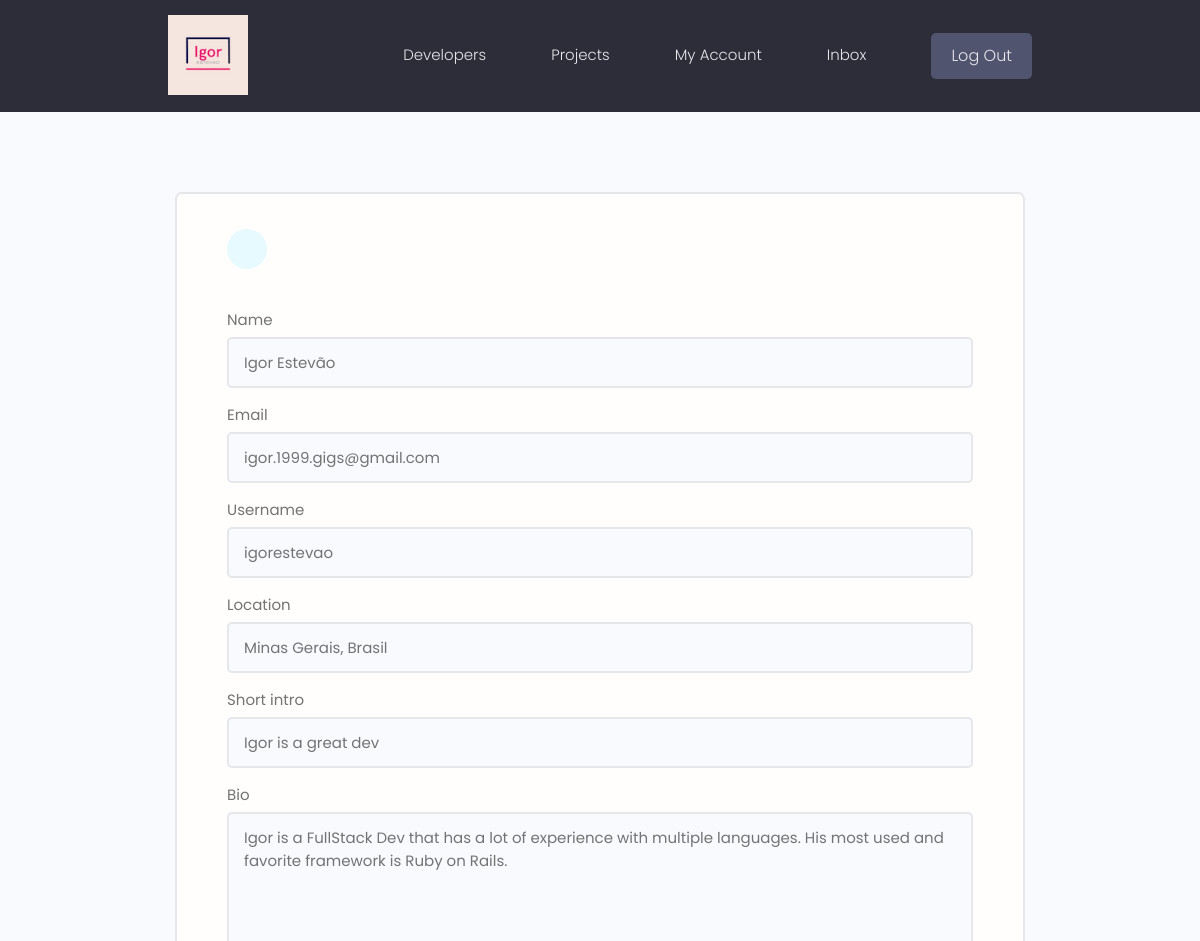
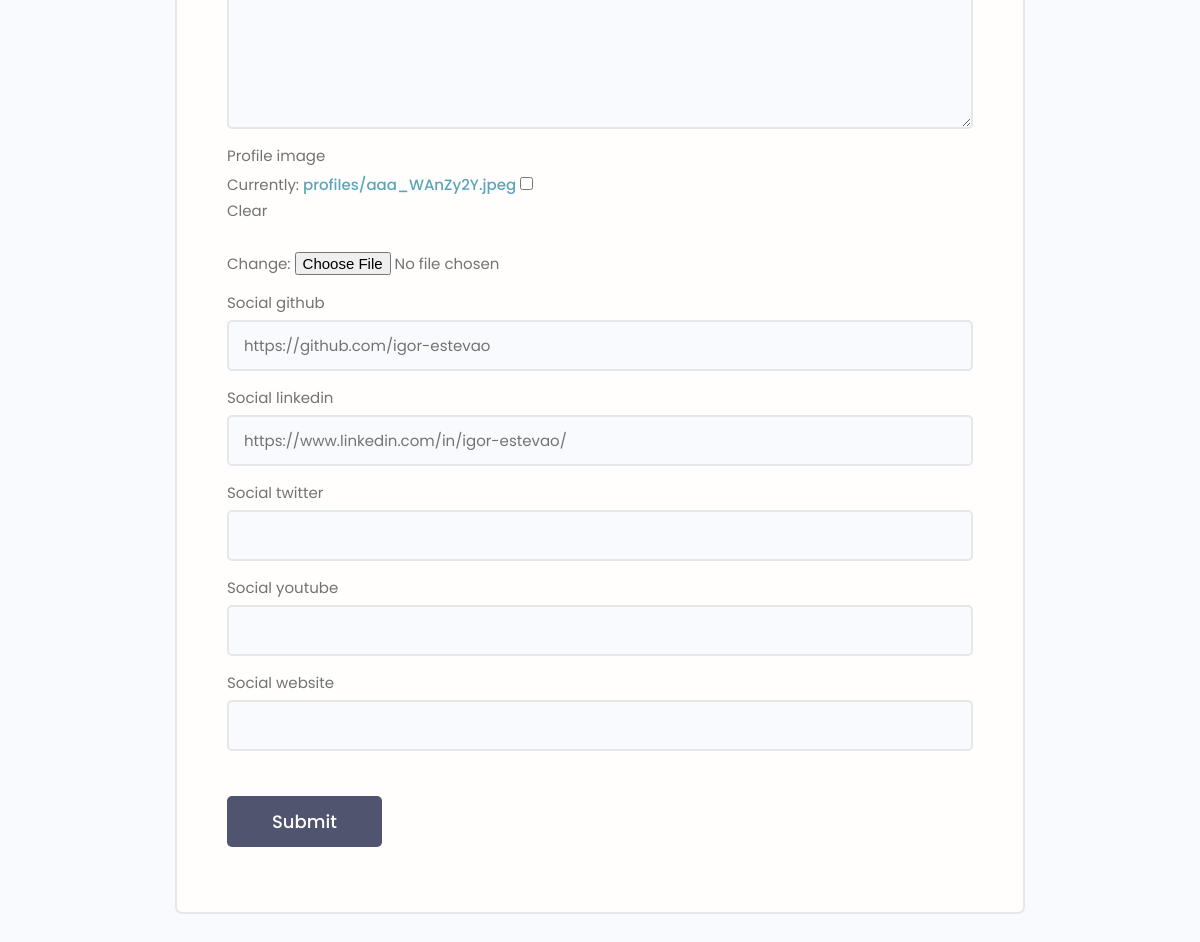
Screenshot of /edit_user_account (signed in) with the database file from the repository (2 pictures, top to bottom).
### users/models.py (models this page shows, shortened)
class Profile(models.Model):
  user = models.OneToOneField(User, on_delete=models.CASCADE, null=True, blank=True)
  name = models.CharField(max_length=200, null=True, blank=True)
  email = models.EmailField(max_length=500, null=False, blank=False)
  username = models.CharField(max_length=200, null=True, blank=True)
  location = models.CharField(max_length=200, null=True, blank=True)
  short_intro = models.CharField(max_length=200, null=True, blank=True)
  bio = models.TextField(null=True, blank=True)
  profile_image = models.ImageField(null=True, blank=True, upload_to="profiles/", default="profiles/default.png")
  social_github = models.CharField(max_length=200, null=True, blank=True)
  social_linkedin = models.CharField(max_length=200, null=True, blank=True)
  social_twitter = models.CharField(max_length=200, null=True, blank=True)
  social_youtube = models.CharField(max_length=200, null=True, blank=True)
  social_website = models.CharField(max_length=200, null=True, blank=True)
  created = models.DateTimeField(auto_now_add=True) #timestamps just like Rails
  id = models.UUIDField(default=uuid.uuid4, unique=True, primary_key=True, editable=False)
  class Meta:
    ordering = [ "-created" ]

### users/views.py (the view)
# urls.py: path("edit_user_account", views.edit_user_account, name="edit_user_account"),
@login_required(login_url="login")
def edit_user_account(request):
  profile = request.user.profile
  form = ProfileForm(instance=profile)
  if request.method == "POST":
    form = ProfileForm(request.POST, request.FILES, instance=profile)
    if form.is_valid():
      form.save()
      return redirect("account")
  context = { "form" : form }
  return render(request, "users/profile_form.html", context)

### users/forms.py
class ProfileForm(ModelForm):
  class Meta:
    model = Profile
    fields = [
      "name",
      "email",
      "username",
      "location",
      "short_intro",
      "bio",
      "profile_image",
      "social_github",
      "social_linkedin",
      "social_twitter",
      "social_youtube",
      "social_website"
     ]
  def __init__(self, *args, **kwargs):
    super(ProfileForm, self).__init__(*args, **kwargs)
    for name, field in self.fields.items():
      field.widget.attrs.update({"class":"input"})

### users/templates/users/profile_form.html (shortened to what this page needs)
{% extends "main.html" %}
{% block content %}
<main class="formPage my-xl">
  <div class="content-box">
      <div class="formWrapper">
          <a class="backButton" href="{% url 'account' %}"></a>
          <br>
          <form class="form" action="{% url 'edit_user_account' %}" method="POST" enctype="multipart/form-data">
            {% for field in form %}
              <div class="form__field">
                  <label for="formInput#text">{{ field.label }}</label>
                  {{ field }}
                </div>
            {% endfor %}
            <input class="btn btn--sub btn--lg  my-md" type="submit" value="Submit" />
          </form>
      </div>
  </div>
</main>
{% endblock %}

### static/styles/app.css (style rules this page uses)
:root { --color-sub: #2d2d39; }
.btn--sub { background-color: var(--color-sub-light); }
.content-box { width: 95%; max-width: 85rem; margin: 0 auto; }
.backButton { background: var(--color-main-light); color: var(--color-main); width: 4rem; height: 4rem; display: flex; align-items: center; justify-content: center; border-radius: 50%; }
.formPage .formWrapper { list-style: none; background: var(--color-white); padding: 3.5rem 5rem; border: 2px solid var(--color-light); border-radius: 0.7rem; }

### static/uikit/styles/modules/_variables.css (style rules this page uses)
:root { --color-main: #5aa5b9; --color-main-light: #e6faff; --color-sub: #3f4156; --color-sub-light: #51546e; --color-sub-lighter: #ededfd; --color-text: #737373; --color-gray: #8b8b8b; --color-light: #e5e7eb; --color-light-gray: #767676; --color-bg: #f8fafd; --color-white: #fffefd; --color-white-light: #f3f3f3; --color-success: #359e64; --color-success-bg: #def8e8; --color-error: #fc4b0b; --color-error-bg: #fff2ee; --font-base: 'Poppins', arial, helvetica, 'Segoe UI', roboto, ubuntu, sans-serif; --font-monospace: 'Fira Code', 'Courier New', courier, monospace; --font-regular: 300; --font-medium: 500; --font-bold: 700; --generic-shadow: 1px 1px 5px #00000010; --generic-transition: all 0.3s ease-in-out; }

### static/uikit/styles/modules/_base.css (style rules this page uses)
* { margin: 0; padding: 0; box-sizing: border-box; text-rendering: optimizeLegibility; color: inherit; font-size: inherit; }
html { font-size: 50%; }
@media only screen and (min-width: 480px) { html { font-size: 56.25%; } }
@media only screen and (min-width: 1200px) { html { font-size: 62.5%; } }
body { line-height: 1.6; font-weight: 400; font-size: 1.5rem; color: var(--color-text); background-color: var(--color-bg); min-height: 100vh; }

### static/uikit/styles/modules/_typography.css (style rules this page uses)
* { font-family: var(--font-base); }
a { padding-bottom: 2px; text-decoration: none; display: inline-block; color: var(--color-main); font-weight: var(--font-medium); }

### static/uikit/styles/modules/_utilities.css (style rules this page uses)
.my-md { margin: 3rem auto; }
.my-xl { margin: 8rem auto; }

### static/uikit/styles/modules/_button.css (style rules this page uses)
.btn { display: inline-block; position: relative; cursor: pointer; background-color: var(--color-light); font-weight: var(--font-medium); color: var(--color-sub); text-decoration: none; padding: 1rem 2rem; border-radius: 0.5rem; border: none; width: -webkit-fit-content; width: -moz-fit-content; width: fit-content; height: -webkit-fit-content; height: -moz-fit-content; height: fit-content; font-size: 1.6rem; outline-width: 0; outline-color: transparent; -webkit-backface-visibility: hidden; backface-visibility: hidden; transition: all 0.3s ease-in-out; }
.btn--sub { background-color: var(--color-sub); color: var(--color-white); }
.btn--lg { font-size: 1.8rem; padding: 1.2rem 4.5rem; }

### static/uikit/styles/modules/_form.css (style rules this page uses)
.form { display: block; }
.form__field { margin-top: 1.5rem; margin-bottom: 1.5rem; }
.form__label, .form__field > label { display: block; margin-bottom: 0.5rem; color: var(--color-text); }
input.input[type='text'], input.input[type='email'], input.input[type='password'], input.input[type='number'], textarea.input { min-width: 24rem; width: 100%; padding: 1.2rem 1.5rem; border-radius: 0.5rem; border: 2px solid var(--color-light); transition: all 0.3s ease-in-out; background-color: var(--color-bg); }

### rows the page displays
Profile: form "Igor Estevão" "igor.1999.gigs@gmail.com" "igorestevao" "Minas Gerais, Brasil" "Igor is a great dev" "Igor is a FullStack Dev that has a lot of experience with multiple languages. His most used and favorite framework is Ruby on Rails." "https://github.com/igor-estevao" "https://www.linkedin.com/in/igor-estevao/"

### other values shown
{{ field.label }} "Name" "Email" "Username" "Location" "Short intro" "Bio" "Profile image" "Social github" "Social linkedin" "Social twitter" "Social youtube" "Social website"
